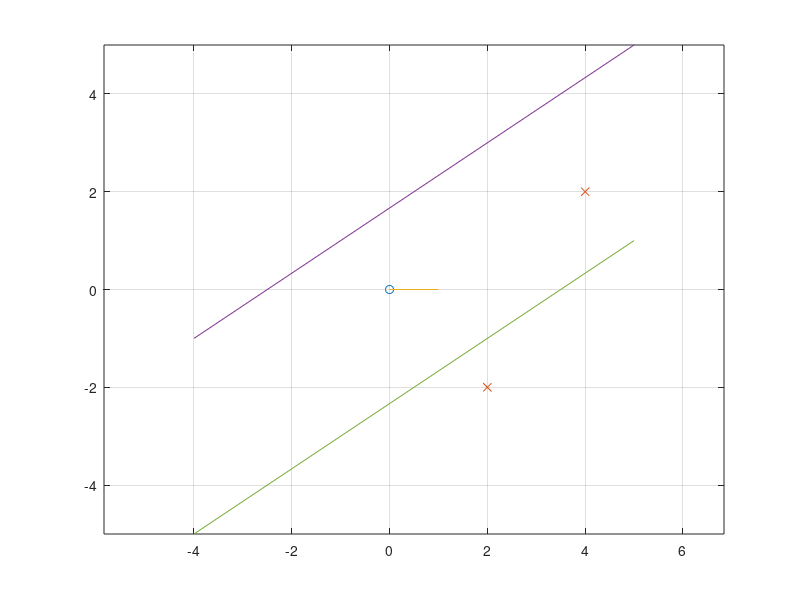
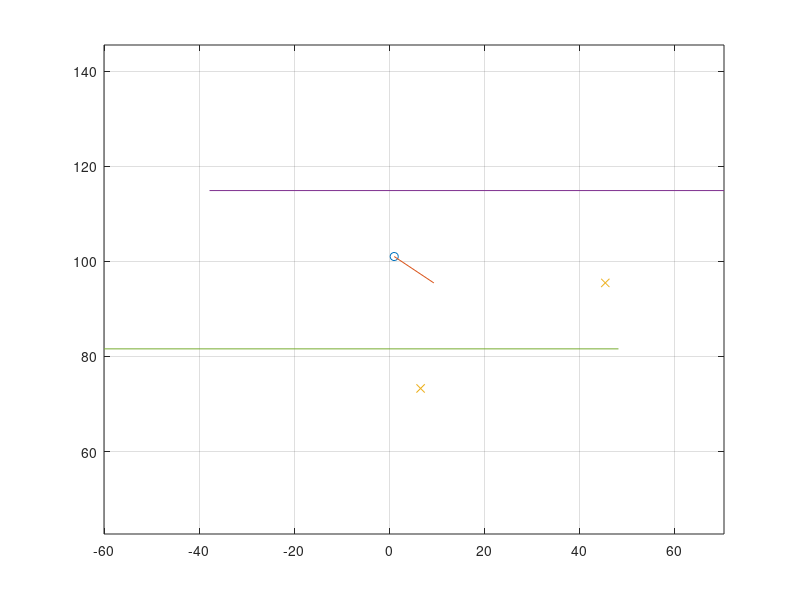
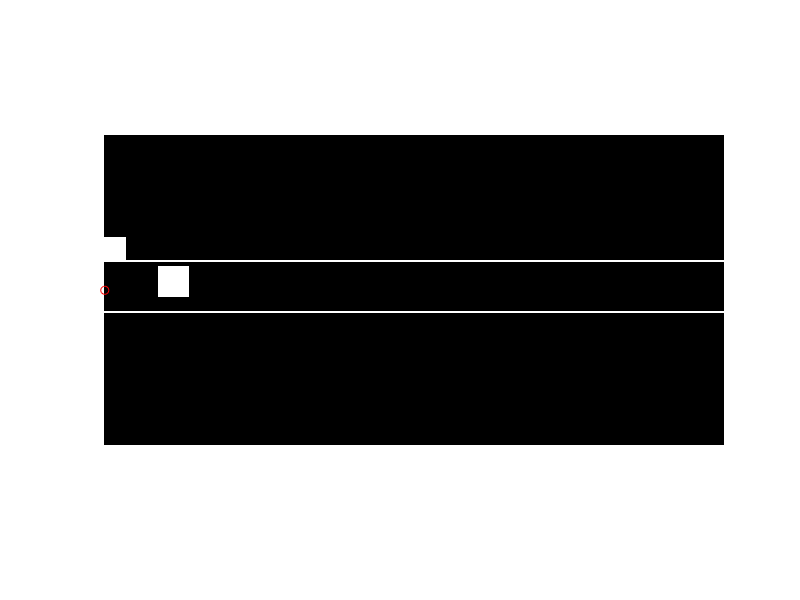

Source code (MATLAB) for these figures, in order:
clear,close all; clc;


% ____________________________
%               xx
%               xx
% o                 xx
%                   xx
% ____________________________

width = 20; % Width of field in meters
length = 40; % Length of field in meters
gridSize = 0.1; % Defines resolution of grid. 



robotOrigo = [0; 0; 1];
robotDirection = [1; 0; 1];
objects = [2 4; -2 2; 1 1];
objectSizes = [1.5 2];
objectSizes = objectSizes/gridSize; 
line1 = [-4 5;-1 5; 1 1];
line2 = [-4 5;-5 1; 1 1];

theta = atan(diff(line1(2,:))/diff(line1(1,:)));
thetaDeg = (180/pi)*theta;
T1 = [ cos(theta) sin(theta) 0;
      -sin(theta) cos(theta) 0;
                0          0 1];

% In c,c++ or python remove the +1.
T2 = [1/gridSize          0                       +1;
               0 1/gridSize     1/gridSize*width/2+1;
               0          0                        1];

figure; 
plot(robotOrigo(1),robotOrigo(2),'o');
hold on; plot(objects(1,:),objects(2,:),'x');
hold on; plot([robotOrigo(1) robotDirection(1)],[robotOrigo(2) robotDirection(2)]);
hold on; plot(line1(1,:),line1(2,:))
hold on; plot(line2(1,:),line2(2,:))
grid on; axis equal


robotOrigo_2 = T2*T1*robotOrigo;
robotDirection_2 = T2*T1*robotDirection;
line1_2 = T2*T1*line1;
line2_2 = T2*T1*line2;
objects_2 = T2*T1*objects;

figure; 
plot(robotOrigo_2(1),robotOrigo_2(2),'o');
hold on; plot([robotOrigo_2(1) robotDirection_2(1)],[robotOrigo_2(2) robotDirection_2(2)]);
hold on; plot(objects_2(1,:),objects_2(2,:),'x');
hold on; plot(line1_2(1,:),line1_2(2,:));
hold on; plot(line2_2(1,:),line2_2(2,:));
grid on; axis equal

map = zeros(width/gridSize,length/gridSize);

% % Draw objects
% for n = 1:size(objects_2,2)
%     %map(round(objects_2(2,n)),round(objects_2(1,n))) = 1;
% %     for nn = 1:
%     map(round(objects_2(2,n)),round(objects_2(1,n))) = 1;
% end

% Draw objects
for n = 1:size(objects_2,2)
    for nn = 1:objectSizes(n)
        for nnn = 1:objectSizes(n)
            r = round(objects_2(2,n)-objectSizes(n)/2+nn);
            c = round(objects_2(1,n)-objectSizes(n)/2+nnn);
            % This lines should also be correct in c,c++ and python.
            if(r > 0 && r <= size(map,1) && c > 0 && c <= size(map,2))
                map(r,c) = 1;
            end
        end
    end
end



% Draw lines
map(round(line1_2(2,1)),:) = 1;
map(round(line2_2(2,1)),:) = 1;
figure();
imshow(map)
hold on
plot(round(robotOrigo_2(1)),round(robotOrigo_2(2)),'ro');


% Draw robot
% map(,round(robotOrigo_2(1))) = 1;
